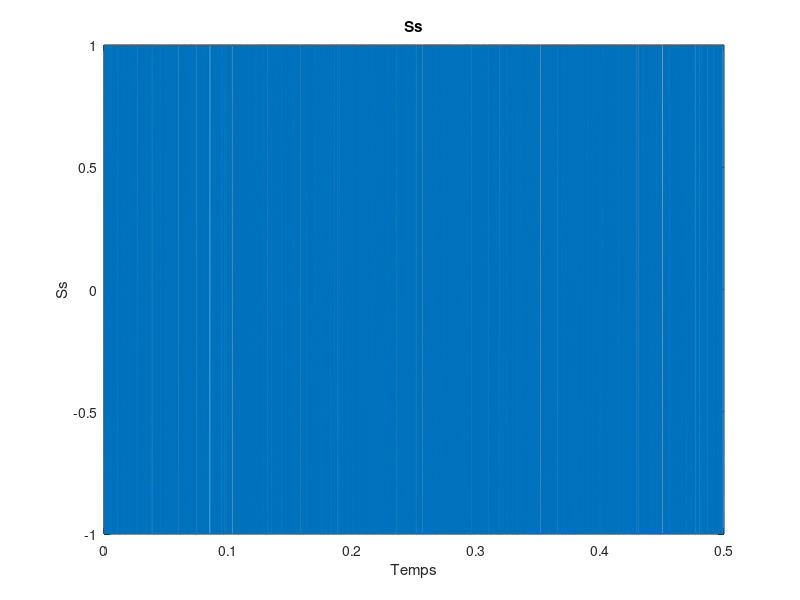
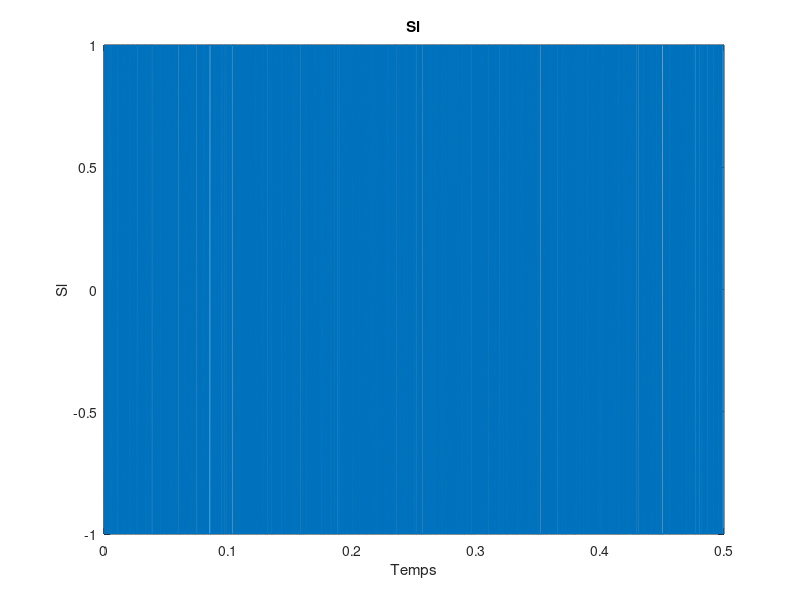
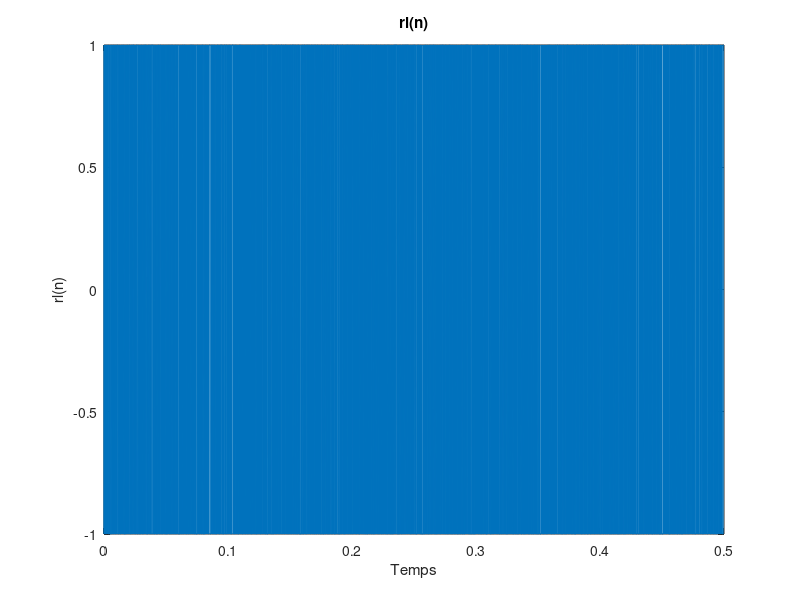

Reproduce these figures in MATLAB, in order.
%% Ian Fischer Schilling; François Vanlerberghe
clear; % Efface  les  variables  de l’environnement  de travail
close all;
clc;

%% Initialisation des paramètres
fe = 10000; %1/Te
Te = 1/fe;
Ds = 1000; %1kSymboles/s
Ts = 0.001;
Ns = 5000;
% g(t)
Fse = Ts*fe;
Nfft = 512;
A = 1;

%% Emetteur
Sb = randi([0, 1], [1, Ns]);
Ss = 2*A*Sb(1:Ns) -A; 
up_sampling = fe/Ds;
Ss_us = zeros(1, Ns*up_sampling);
Ss_us(1:up_sampling:length(Ss_us)) = Ss;
%g(t)
g(1:Fse)=1;
Sl = conv(Ss_us, g);
Sl = Sl(1:Ns*up_sampling);

%% Canal
h = 1;
w = zeros(1, Ns*up_sampling);
yl = conv(Sl, h);
yl = yl(1:Ns*up_sampling) + w;

%% Récepteur
%ga(t)
ga(1:Fse)=1;
rlt = conv(yl, ga);
rlt = rlt(1:Ns*up_sampling)/Fse;
rln = rlt(10:up_sampling:length(rlt));
An=(rln>0)-(rln<0);
Sf=(An+A)/(2*A);

%% Affichage des résultats
t = 0:Te:500*Ts-Te;
figure, grid
plot(t,Ss)
title("Ss")
xlabel("Temps")
ylabel("Ss")
figure, grid
plot(t,Sl(1:10:length(Sl)))
title("Sl")
xlabel("Temps")
ylabel("Sl")
figure, grid
plot(t,rln)
title("rl(n)")
xlabel("Temps")
ylabel("rl(n)")